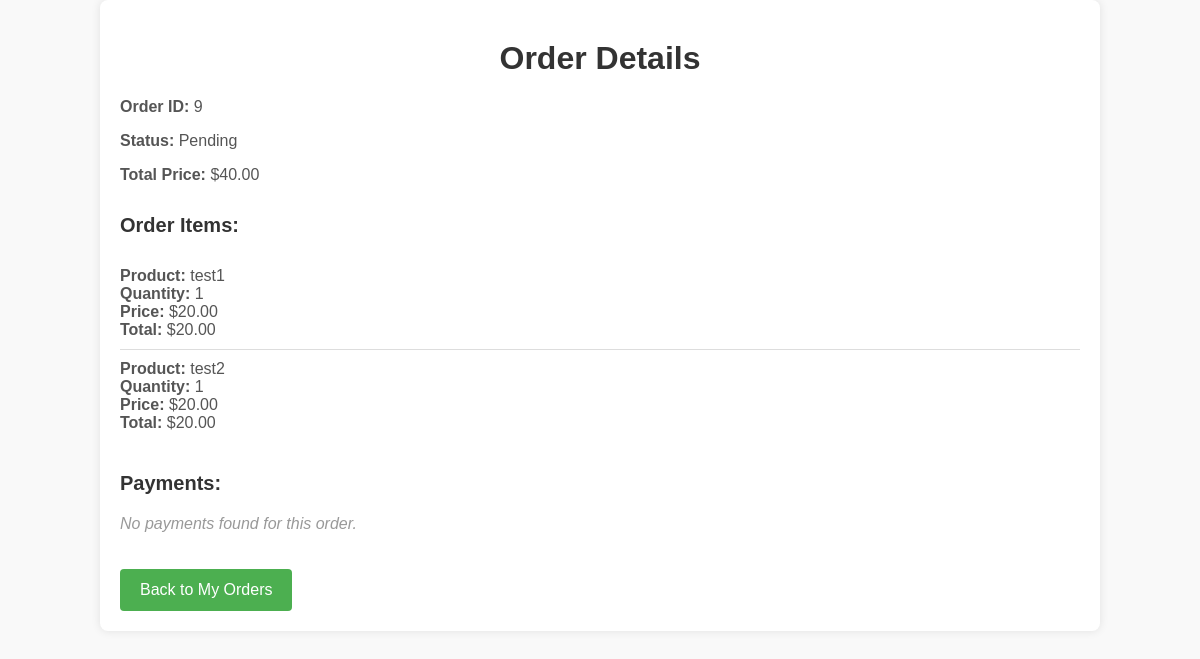
Screenshot of /order_details/9/ with the database file from the repository.
### orders/models.py (models this page shows, shortened)
class Order(models.Model):
    status = models.CharField(max_length=50, default="Pending")  # Status: Pending, Paid, Refunded
    total_price = models.DecimalField(max_digits=10, decimal_places=2, default=0)  # New field to store total price

class OrderItem(models.Model):
    order = models.ForeignKey(Order, related_name='items', on_delete=models.CASCADE)  # Link to the order
    product = models.ForeignKey(Product, on_delete=models.CASCADE)  # Link to the product
    quantity = models.PositiveIntegerField()  # Quantity of the product ordered
    price = models.DecimalField(max_digits=10, decimal_places=2)  # Price of the product at the time of the order
    def total_price(self):
        return self.price * self.quantity

class Product(models.Model):
    name = models.CharField(max_length=100)
    price = models.DecimalField(max_digits=10, decimal_places=2)

### orders/views.py (the view)
# urls.py: path('order_details/<int:order_id>/', views.order_details, name='order_details'),
def order_details(request, order_id):
    order = get_object_or_404(Order, id=order_id)
    order_items = order.items.all()  # Using related_name='items' from OrderItem model
    payments = Payment.objects.filter(order=order)
    return render(request, 'orders/order_details.html', {
        'order': order,
        'order_items': order_items,
        'payments': payments
    })

### orders/templates/orders/order_details.html (shortened to what this page needs)
<!DOCTYPE html>
<html lang="en">
<head>
</head>
<body>
    <div class="container">
        <h1>Order Details</h1>
        <p><strong>Order ID:</strong> {{ order.id }}</p>
        <p><strong>Status:</strong> {{ order.status }}</p>
        <p><strong>Total Price:</strong> ${{ order.total_price }}</p>
        <h3>Order Items:</h3>
        <ul>
            {% for item in order_items %}
                <li>
                    <strong>Product:</strong> {{ item.product.name }} <br>
                    <strong>Quantity:</strong> {{ item.quantity }} <br>
                    <strong>Price:</strong> ${{ item.price }} <br>
                    <strong>Total:</strong> ${{ item.total_price }}
                </li>
            {% empty %}
                <li class="empty-message">No products in this order.</li>
            {% endfor %}
        </ul>
        <div class="payments">
            <h3>Payments:</h3>
            {% if payments %}
                <ul>
                    {% for payment in payments %}
                        <li>
                            <strong>Payment Status:</strong> {{ payment.payment_status }} <br>
                            <strong>Payment Request:</strong> {{ payment.payment_request_payload }} <br>
                            <strong>Payment Response:</strong> {{ payment.payment_response_payload }}
                        </li>
                    {% endfor %}
                </ul>
            {% else %}
                <p class="empty-message">No payments found for this order.</p>
            {% endif %}
        </div>
        <a href="{% url 'my_orders' %}">Back to My Orders</a>
    </div>
</body>
</html>

### orders/templates/orders/order_details.html (style rules this page uses)
body { font-family: Arial, sans-serif; background-color: #f9f9f9; margin: 0; padding: 0; }
h1 { text-align: center; color: #333; margin-top: 20px; }
.container { width: 80%; margin: 0 auto; padding: 20px; background-color: white; border-radius: 8px; box-shadow: 0 0 10px rgba(0, 0, 0, 0.1); }
p { font-size: 16px; color: #555; }
h3 { margin-top: 30px; font-size: 20px; color: #333; }
ul { list-style-type: none; padding: 0; }
li { padding: 10px 0; border-bottom: 1px solid #ddd; color: #555; }
li:last-child { border-bottom: none; }
.payments { margin-top: 20px; }
a { display: inline-block; margin-top: 20px; padding: 12px 20px; background-color: #4CAF50; color: white; text-decoration: none; border-radius: 4px; text-align: center; }
.empty-message { color: #999; font-style: italic; }

### rows the page displays
Order: id "9", status "Pending", total_price "40.00"
OrderItem: product.name "test1", quantity "1", price "20.00", total_price "20.00"
OrderItem: product.name "test2", quantity "1", price "20.00", total_price "20.00"
